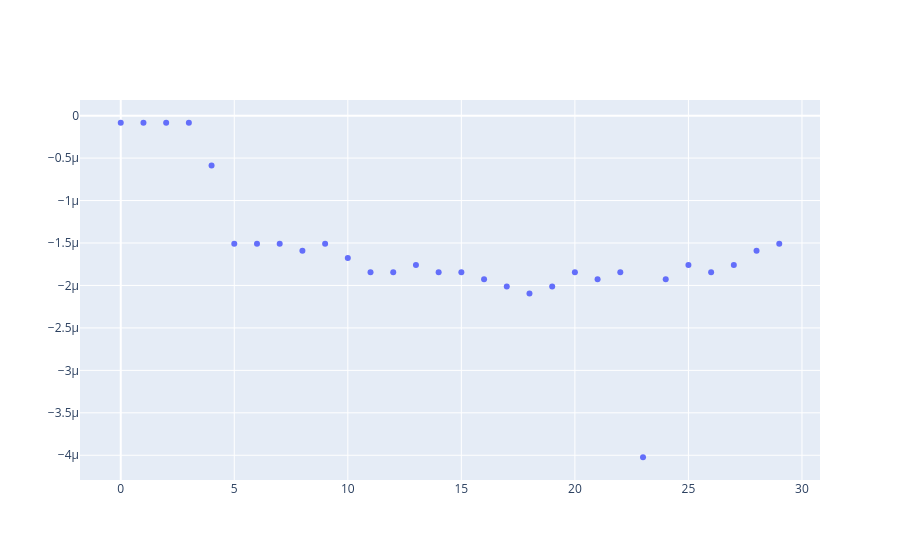

Notebook source saved alongside this figure:
### Code cell
lon_deltas = [lon[i+1] - lon[i] for i in range(len(lon)-1)]
lat_deltas = [lat[i+1] - lat[i] for i in range(len(lat)-1)]
fig = go.Figure()
# fig.add_trace(go.Scatter(x=list(range(len(lon_deltas))), y=lon_deltas, mode='markers', name='gpx longitude delta'))
fig.add_trace(go.Scatter(x=list(range(len(lat_deltas))), y=lat_deltas, mode='markers', name='gpx latitude delta'))
fig.show()

### Figure 1 — Plotly figure (JSON) as saved in the notebook; plotly's stock layout.template omitted (floating-point values rounded to 4 significant figures)
{"data": [{"mode": "markers", "name": "gpx latitude delta", "type": "scatter", "x": [0, 1, 2, 3, 4, 5, 6, 7, 8, 9, 10, 11, 12, 13, 14, 15, 16, 17, 18, 19, 20, 21, 22, 23, 24, 25, 26, 27, 28, 29], "y": [-8.382e-08, -8.382e-08, -8.382e-08, -8.382e-08, -5.867e-07, -1.509e-06, -1.509e-06, -1.509e-06, -1.593e-06, -1.509e-06, -1.676e-06, -1.844e-06, -1.844e-06, -1.76e-06, -1.844e-06, -1.844e-06, -1.928e-06, -2.012e-06, -2.095e-06, -2.012e-06, -1.844e-06, -1.928e-06, -1.844e-06, -4.023e-06, -1.928e-06, -1.76e-06, -1.844e-06, -1.76e-06, -1.593e-06, -1.509e-06]}], "layout": {}}
